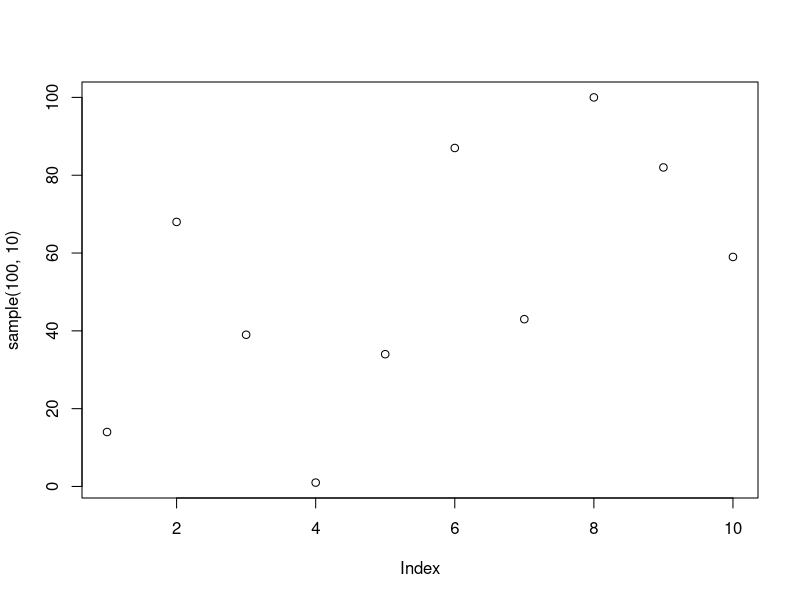

Here is the R script that generated this plot: (Note: this script raises an error after producing the figure.)
library(officer)
library(dplyr)

sample_doc <- read_docx()

sample_doc <- sample_doc %>% body_add_par("This is the first paragraph") 
sample_doc <- sample_doc %>% body_add_par("This is the second paragraph")
sample_doc <- sample_doc %>% body_add_par("This is the third paragraph")

# create sample data frame
df <- data.frame(a = 1:10, b = 11:20, c= 21:30)

# add table containing the data frame's contents
sample_doc <- sample_doc %>% body_add_table(df, style = "table_template")

set.seed(0)

# create a temp file
src <- tempfile(fileext = "unnamed.png")

# create PNG object
png(filename = src, width = 4, height = 4, units = 'in', res = 400)

# create plot
plot(sample(100, 10))

# save PNG file
dev.off()

# add PNG image to Word document
sample_doc <- sample_doc %>% body_add_img(src = src, width = 4, height = 4, style = "centered")

print(sample_doc, target = "sample_file.docx")
